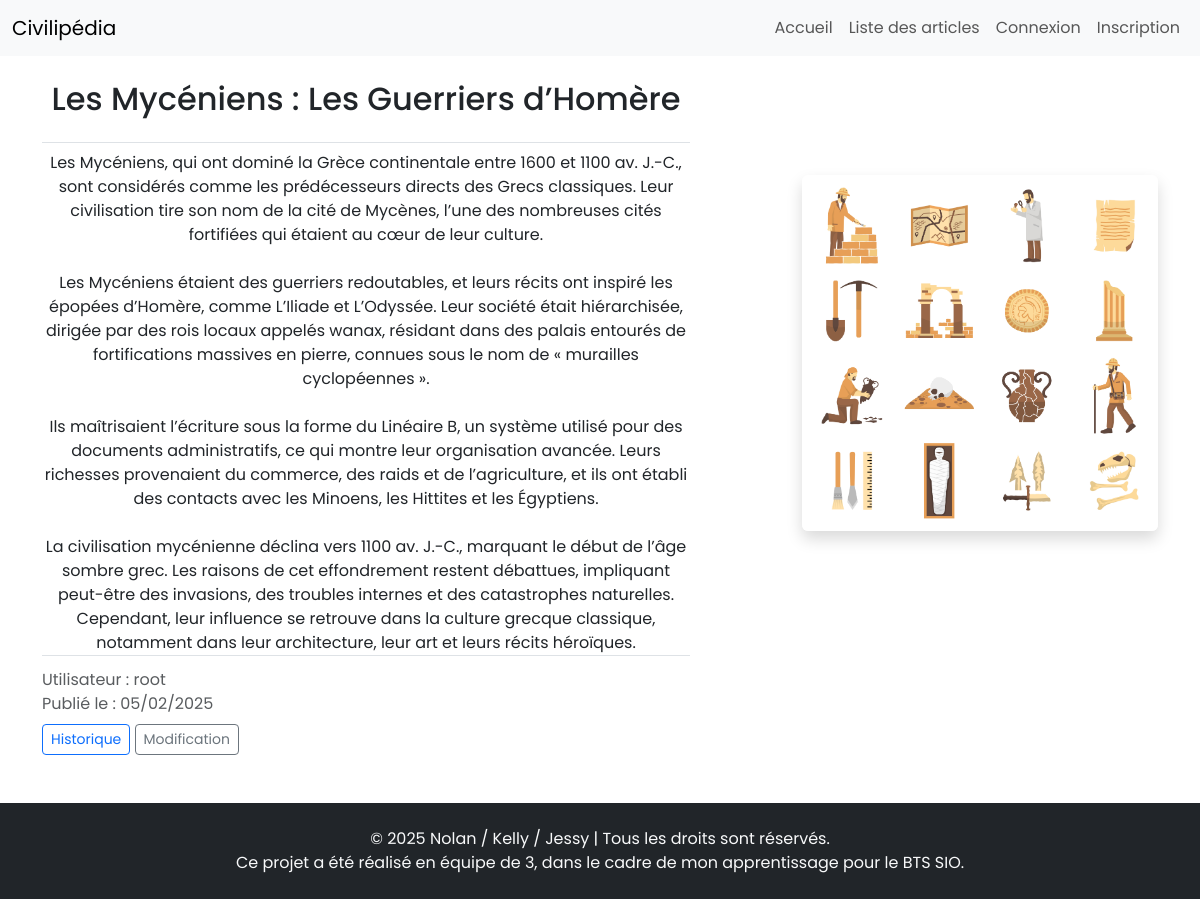
Page /templateArt.php?articleID=10 on the committed database.
### tables this page shows
CREATE TABLE IF NOT EXISTS article (
    id INT AUTO_INCREMENT PRIMARY KEY,
    title VARCHAR(255) NOT NULL,
    content TEXT NOT NULL,
    created_at DATE NOT NULL,
    updated_at DATE NULL,
    user_id INT NOT NULL,
    FOREIGN KEY (user_id) REFERENCES user(id) ON DELETE CASCADE
);

CREATE TABLE IF NOT EXISTS user (
    id INT AUTO_INCREMENT PRIMARY KEY,
    username VARCHAR(50) NOT NULL UNIQUE,  
    password VARCHAR(255) NOT NULL,
    role ENUM('user', 'admin') NOT NULL  
);

### src/model/ArtModel/postArtModel.php (called while the page is built, shortened)
<?php
class ArtPostModel
{
    public function getPostArt(PDO $bdd, $postArtId)
    {
        $recupPostArt = $bdd->prepare('SELECT * FROM article WHERE id = :id');
        $recupPostArt->execute(['id' => $postArtId]);
        return $recupPostArt->fetchAll(PDO::FETCH_ASSOC);
    }
    public function getPostArtUser(PDO $bdd, $postArtUserId)
    {
        $recupPostArtUser = $bdd->prepare(
            'SELECT username FROM user WHERE id = :id'
        );
        $recupPostArtUser->execute(['id' => $postArtUserId]);
        return $recupPostArtUser->fetch(PDO::FETCH_ASSOC);
    }
    public function getArticleImage(PDO $bdd, $articleID)
    {
        $query = $bdd->prepare('SELECT url FROM image WHERE article_id = :article_id LIMIT 1');
        $query->execute(['article_id' => $articleID]);
        return $query->fetch(PDO::FETCH_ASSOC);
    }
}

### src/control/ArtControl/postArt.php (the view)
<?php
require_once 'src/model/ArtModel/postArtModel.php';
if (!empty($_GET['articleID'])) {
    $postArtId = intval($_GET['articleID']);
} else {
    throw new Exception("Identifiant de l'article non spécifié.");
}
$artPostModel = new ArtPostModel();
$articles = $artPostModel->getPostArt($bdd, $postArtId);
$imageData = $artPostModel->getArticleImage($bdd, $postArtId);
$imageUrl = $imageData['url'] ?? 'assets/img/civilisation.jpg';
if (!empty($articles)) {
    $postArtUser = $articles[0]['user_id'];
    $userArticles = $artPostModel->getPostArtUser($bdd, $postArtUser);
} else {
    throw new Exception("Article non trouvé.");
}
foreach ($articles as $article) {
    $dateToShow = !empty($article['updated_at']) ? $article['updated_at'] : $article['created_at'];
?>
    <div class="container mt-4">
        <div class="row">
            <div class="col-md-8" style="padding-right: 100px;">
                <h2 class="title font-weight-bold border-bottom pb-4 text-center"> <?= htmlspecialchars($article['title']); ?> </h2>
                <div class="text text-center"> <?= nl2br($article['content']); ?> </div>
                <div class="text-muted border-top pt-1">
                    <p class="mb-0 mt-2">Utilisateur : <?= htmlspecialchars($userArticles['username'] ?? 'Inconnu'); ?></p>
                    <p class="mb-0">Publié le : <?= date("d/m/Y", strtotime($dateToShow)); ?></p>
                </div>
                <div class="mt-2">
                    <a href="templateArtV.php?articleVID=<?php echo $postArtId; ?>" class="btn btn-outline-primary btn-sm">Historique</a>
                    <a href="updateArt.php?articleID=<?php echo $postArtId; ?>" class="btn btn-outline-secondary btn-sm">Modification</a>
                </div>
            </div>
            <div class="col-md-4 d-flex justify-content-center d-none d-md-block">
                <div class="sticky-top" style="top: 175px; height: 450px;">
                    <img src="<?= htmlspecialchars($imageUrl) ?>" alt="Image de l'article" class="img-fluid rounded shadow mx-auto d-block">
                </div>
            </div>
        </div>
    </div>
<?php
}
?>

### templateArt.php (shortened to what this page needs)
<?php
include_once 'src/control/ArtControl/postArt.php';
?>
<!DOCTYPE html>
<html lang="fr">
<head>
    <?php include 'src/component/head.php'; ?>
</head>
<body>
    <?php include 'src/component/navbar.php' ?>
    <section class="infoArticle">
        <?php include 'src/control/ArtControl/postArt.php'; ?>
    </section>
    <?php include 'src/component/footer.php' ?>
</body>
</html>

### src/component/head.php (shortened to what this page needs)
   <link href="https://cdn.jsdelivr.net/npm/bootstrap@5.3.3/dist/css/bootstrap.min.css" rel="stylesheet"
/>
   <link href="https://cdnjs.cloudflare.com/ajax/libs/font-awesome/5.15.4/css/all.min.css" rel="stylesheet" />
   <link rel="stylesheet" href="css/baseStyle.css" />

### src/component/navbar.php (shortened to what this page needs)
<nav class="navbar navbar-expand-lg navbar-light bg-light">
    <div class="container-fluid">
        <span class="navbar-brand"></i> Civilipédia</span>
        <div class="collapse navbar-collapse justify-content-end" id="navbarNav">
            <ul class="navbar-nav mb-2 mb-lg-0">
                <li class="nav-item">
                    <a class="nav-link" href="home.php" aria-current="page">Accueil</a>
                </li>
                <li class="nav-item">
                    <a class="nav-link" href="home.php#list_art" aria-current="page">Liste des articles</a>
                </li>
                <?php
                if (!empty($_SESSION['userID'])) {
                    echo '
                        <li class="nav-item">
                            <a class="nav-link" href="createArt.php">Publier un article</a>
                        </li>
                        <li class="nav-item">
                            <a class="nav-link text-danger" href="src/control/UserControl/logout.php" title="Déconnexion">Déconnexion</a>
                        </li>
                    ';
                } else {
                    echo '
                        <li class="nav-item">
                            <a class="nav-link" href="login.php">Connexion</a>
                        </li>
                        <li class="nav-item">
                            <a class="nav-link" href="register.php">Inscription</a>
                        </li>
                    ';
                }
                ?>
            </ul>
        </div>
    </div>
</nav>

### src/component/footer.php (shortened to what this page needs)
<footer class="bg-dark text-light py-4 mt-5">
    <div class="container text-center">
        <p class="mb-0">
            &copy;
            <?php
            echo date("Y");
            ?>
            Nolan / Kelly / Jessy | Tous les droits sont réservés. <br />
            Ce projet a été réalisé en équipe de 3, dans le cadre de mon apprentissage pour le BTS SIO.
        </p>
    </div>
</footer>

### css/baseStyle.css (style rules this page uses)
* { margin: 0; padding: 0; box-sizing: border-box; text-decoration: none; list-style: none; font-family: "Poppins", sans-serif; }

### rows in the picture
article: title "Les Mycéniens : Les Guerriers d’Homère", content "Les Mycéniens, qui ont dominé la Grèce continentale entre 1600 et 1100 av. J.-C., sont considérés comme les prédécesseurs directs des Grecs classiques. Leur civilisation tire son nom de la cité de Mycènes, l’une des nombreuses cités fortifiées qui étaient au cœur de leur culture. Les Mycéniens étaient des guerriers redoutables, et leurs récits ont inspiré les épopées d’Homère, comme L’Iliade et L’Odyssée. Leur société était hiérarchisée, dirigée par des rois locaux appelés wanax, résidant dans des palais entourés de fortifications massives en pierre, connues sous le nom de « murailles cyclopéennes ». Ils maîtrisaient l’écriture sous la forme du Linéaire B, un système utilisé pour des…", user.username "root", date("d/m/Y", strtotime($dateToShow)) "05/02/2025"
